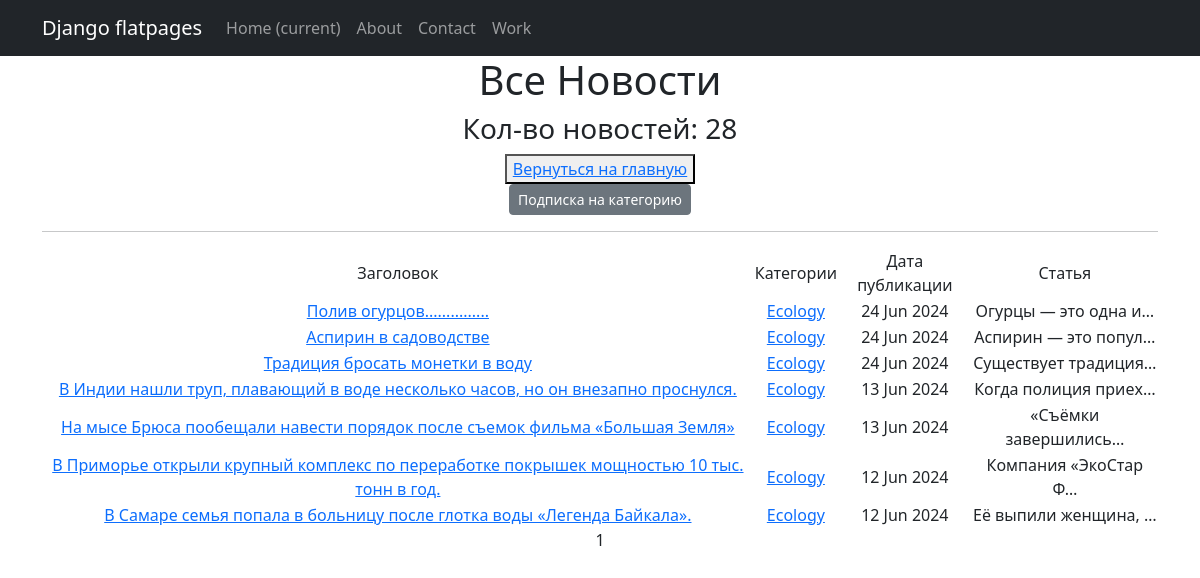
Page /categories/4 on the earlier database version.
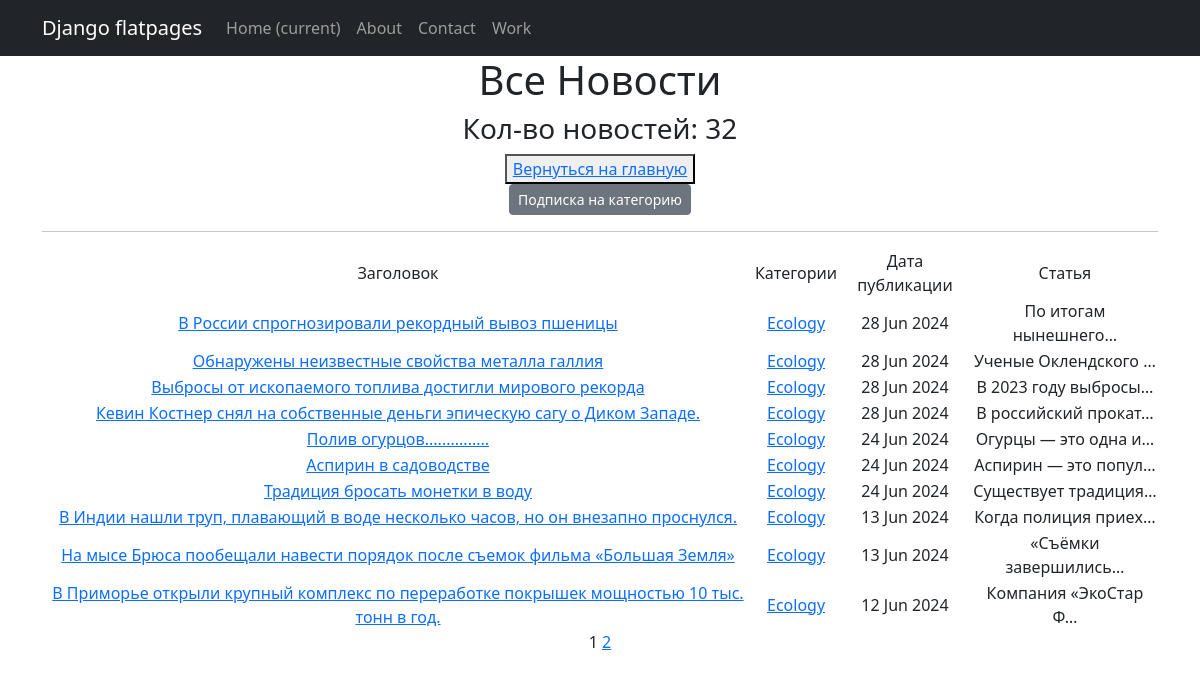
Same page on the later database version.
### News/models.py (models this page shows, shortened)
class Post(models.Model):
    news = 'NE'
    article = 'AR'
    POST_TIPE = [
        (news, "Новость"),
        (article, 'Статья')
    ]
    post_time_in = models.DateTimeField(auto_now_add=True)
    post_type = models.CharField(max_length=2, choices=POST_TIPE)
    title = models.CharField(max_length=255, default='None')
    post_text = models.TextField(default="Здесь пока никто ничего не написал.")
    post_rating = models.IntegerField(default=0)
    author_id = models.ForeignKey(Author, on_delete=models.CASCADE)
    categories = models.ManyToManyField(Category, through='PostCategory', related_name='post')

class Category(models.Model):
    name = models.CharField(max_length=255, unique=True)
    subscribers = models.ManyToManyField(User, blank=True, related_name='categories')
    def __str__(self):
        return self.name.title()

### News/views.py (the view)
# urls.py: path('categories/<int:pk>', CategoryList.as_view(), name='category_list'),
class CategoryList(PostsList):
    model = Post
    template_name = 'news/category_list.html'
    context_object_name = 'category_news_list'
    def get_queryset(self):
        self.category = get_object_or_404(Category, id=self.kwargs['pk'])
        queryset = Post.objects.filter(categories=self.category).order_by('-post_time_in')
        return queryset
    def get_context_data(self, **kwargs):
        context = super().get_context_data(**kwargs)
        context['is_subscriber'] = self.request.user in self.category.subscribers.all()
        context['is_not_subscriber'] = self.request.user not in self.category.subscribers.all()
        context['category'] = self.category
        return context

### News/templatetags/custom_tags.py (called while the page is built)
@register.simple_tag(takes_context=True)
def url_replace(context, **kwargs):
    d = context['request'].GET.copy()
    for k, v in kwargs.items():
        d[k] = v
    return d.urlencode()

### News/views.py (called while the page is built)
    def get_context_data(self, **kwargs):
        context = super().get_context_data(**kwargs)
        news_list = Post.objects.all()
        context['news'] = news_list
        context['is_author'] = self.request.user.groups.filter(name='authors').exists()
        return context

### templates/news/category_list.html (shortened to what this page needs)
{% extends 'flatpages/default.html' %}
{% load custom_filters %}
{% load custom_tags %}
{% block content %}
   <h1>Все Новости</h1>
    <h3> Кол-во новостей: {{ news|length }}</h3>
    <button> <a href="{% url 'posts_list' %}"> Вернуться на главную</a> </button>
    {% if is_not_subscriber %}
        <p class="text-center"><a href="{% url 'subscribe' category.id%}" class="btn btn-secondary btn-sm">Подписка на категорию</a></p>
    {% elif is_subscriber %}
        <p class="text-center"><a href="{% url 'unsubscribe' category.id%}" class="btn btn-secondary btn-sm">Отписаться от категории</a></p>
    {% endif %}
   <hr>
   {% if category_news_list %}
       <table>
           <tr>
               <td>Заголовок</td>
               <td>Категории</td>
               <td>Дата публикации</td>
               <td>Статья</td>
           </tr>
           {% for post in category_news_list %}
           <tr>
               <td><a href="{% url 'post_detail' post.id %}"> {{ post.title }}</a></td>
               <td>
                   {% for category in post.categories.all %}
                       <a href="{% url 'category_list' category.id %}"> {{ category }}</a>
                    {% endfor %}
               </td>
               <td>{{ post.post_time_in|date:'d M Y'  }}</td>
               <td>{{ post.post_text| truncatechars:20 }}</td>
           </tr>
           {% endfor %}
       </table>
   {% else %}
       <h2>Новостей нет нет!</h2>
   {% endif %}
   {{ page_obj.number }}
   {% if page_obj.has_next %}
       <a href="?{% url_replace page=page_obj.next_page_number %}">{{ page_obj.next_page_number }}</a>
   {% endif %}
{% endblock content %}

### templates/flatpages/default.html (shortened to what this page needs)
<!DOCTYPE html>
<html lang="en">
<head>
    {% load static %}
    <link href="{% static 'css/styles.css' %}" rel="stylesheet"/>
</head>
<body>
<nav class="navbar navbar-expand-lg navbar-dark bg-dark static-top">
    <div class="container">
        <a class="navbar-brand" href="#">Django flatpages</a>
        <div class="collapse navbar-collapse" id="navbarResponsive">
            <ul class="navbar-nav ml-auto">
                <li class="nav-item active">
                    <a class="nav-link" href="#">Home
                        <span class="sr-only">(current)</span>
                    </a>
                </li>
                <li class="nav-item">
                    <a class="nav-link" href="/about/">About</a>
                </li>
                <li class="nav-item">
                    <a class="nav-link" href="/contacts/">Contact</a>
                </li>
                <li class="nav-item">
                    <a class="nav-link" href="/work/">Work</a>
                </li>
            </ul>
        </div>
    </div>
</nav>
<div class="container">
    <div class="row">
        <div class="col-lg-12 text-center">
            {% block content %}{% endblock content %}
        </div>
    </div>
</div>
</body>
</html>

Differences in the rows shown:
no longer on this page (row unchanged): Post: title "В Самаре семья попала в больницу после глотка воды «Легенда Байкала».", post_time_in "12 Jun 2024", post_text "Её выпили женщина, …", Category (name "Ecology")
added Post: title "В России спрогнозировали рекордный вывоз пшеницы", post_time_in "28 Jun 2024", post_text "По итогам нынешнего…", Category (name "Ecology")
added Post: title "Обнаружены неизвестные свойства металла галлия", post_time_in "28 Jun 2024", post_text "Ученые Оклендского …", Category (name "Ecology")
added Post: title "Выбросы от ископаемого топлива достигли мирового рекорда", post_time_in "28 Jun 2024", post_text "В 2023 году выбросы…", Category (name "Ecology")
added Post: title "Кевин Костнер снял на собственные деньги эпическую сагу о Диком Западе.", post_time_in "28 Jun 2024", post_text "В российский прокат…", Category (name "Ecology")
Other differences:
{{ news|length }}: "28" → "32"
{{ page_obj.next_page_number }}: (not shown) → "2"
